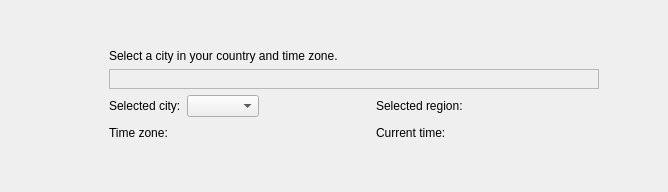
     <widget class="QWidget" name="step_timezone" >
      <layout class="QGridLayout" >
       <property name="margin" >
        <number>9</number>
       </property>
       <property name="spacing" >
        <number>6</number>
       </property>
       <item row="1" column="1" >
        <widget class="QLabel" name="location_label" >
         <property name="sizePolicy" >
          <sizepolicy>
           <hsizetype>5</hsizetype>
           <vsizetype>0</vsizetype>
           <horstretch>0</horstretch>
           <verstretch>0</verstretch>
          </sizepolicy>
         </property>
         <property name="text" >
          <string>Select a city in your country and time zone.</string>
         </property>
        </widget>
       </item>
       <item row="2" column="1" >
        <widget class="QFrame" name="map_frame" >
         <property name="frameShape" >
          <enum>QFrame::StyledPanel</enum>
         </property>
         <property name="frameShadow" >
          <enum>QFrame::Raised</enum>
         </property>
        </widget>
       </item>
       <item row="2" column="2" >
        <spacer>
         <property name="orientation" >
          <enum>Qt::Horizontal</enum>
         </property>
         <property name="sizeType" >
          <enum>QSizePolicy::Fixed</enum>
         </property>
         <property name="sizeHint" >
          <size>
           <width>60</width>
           <height>20</height>
          </size>
         </property>
        </spacer>
       </item>
       <item row="2" column="0" >
        <spacer>
         <property name="orientation" >
          <enum>Qt::Horizontal</enum>
         </property>
         <property name="sizeType" >
          <enum>QSizePolicy::Fixed</enum>
         </property>
         <property name="sizeHint" >
          <size>
           <width>100</width>
           <height>20</height>
          </size>
         </property>
        </spacer>
       </item>
       <item row="3" column="1" >
        <layout class="QGridLayout" >
         <property name="margin" >
          <number>0</number>
         </property>
         <property name="spacing" >
          <number>6</number>
         </property>
         <item row="0" column="0" >
          <widget class="QLabel" name="city_label" >
           <property name="sizePolicy" >
            <sizepolicy>
             <hsizetype>5</hsizetype>
             <vsizetype>0</vsizetype>
             <horstretch>0</horstretch>
             <verstretch>0</verstretch>
            </sizepolicy>
           </property>
           <property name="text" >
            <string>Selected city:</string>
           </property>
          </widget>
         </item>
         <item row="0" column="1" >
          <widget class="QComboBox" name="city_combo" >
           <property name="sizePolicy" >
            <sizepolicy>
             <hsizetype>7</hsizetype>
             <vsizetype>0</vsizetype>
             <horstretch>0</horstretch>
             <verstretch>0</verstretch>
            </sizepolicy>
           </property>
          </widget>
         </item>
         <item row="0" column="4" >
          <widget class="QLabel" name="region_selected_label" >
           <property name="sizePolicy" >
            <sizepolicy>
             <hsizetype>5</hsizetype>
             <vsizetype>0</vsizetype>
             <horstretch>0</horstretch>
             <verstretch>0</verstretch>
            </sizepolicy>
           </property>
           <property name="text" >
            <string/>
           </property>
          </widget>
         </item>
         <item row="1" column="0" >
          <widget class="QLabel" name="tz_label" >
           <property name="sizePolicy" >
            <sizepolicy>
             <hsizetype>5</hsizetype>
             <vsizetype>0</vsizetype>
             <horstretch>0</horstretch>
             <verstretch>0</verstretch>
            </sizepolicy>
           </property>
           <property name="text" >
            <string>Time zone:</string>
           </property>
          </widget>
         </item>
         <item row="1" column="1" >
          <widget class="QLabel" name="tz_selected_label" >
           <property name="sizePolicy" >
            <sizepolicy>
             <hsizetype>5</hsizetype>
             <vsizetype>0</vsizetype>
             <horstretch>0</horstretch>
             <verstretch>0</verstretch>
            </sizepolicy>
           </property>
           <property name="text" >
            <string/>
           </property>
          </widget>
         </item>
         <item row="0" column="3" >
          <widget class="QLabel" name="region_label" >
           <property name="sizePolicy" >
            <sizepolicy>
             <hsizetype>5</hsizetype>
             <vsizetype>0</vsizetype>
             <horstretch>0</horstretch>
             <verstretch>0</verstretch>
            </sizepolicy>
           </property>
           <property name="text" >
            <string>Selected region:</string>
           </property>
          </widget>
         </item>
         <item row="1" column="2" >
          <spacer>
           <property name="orientation" >
            <enum>Qt::Horizontal</enum>
           </property>
           <property name="sizeHint" >
            <size>
             <width>111</width>
             <height>20</height>
            </size>
           </property>
          </spacer>
         </item>
         <item row="1" column="3" >
          <widget class="QLabel" name="time_label" >
           <property name="sizePolicy" >
            <sizepolicy>
             <hsizetype>5</hsizetype>
             <vsizetype>0</vsizetype>
             <horstretch>0</horstretch>
             <verstretch>0</verstretch>
            </sizepolicy>
           </property>
           <property name="text" >
            <string>Current time:</string>
           </property>
          </widget>
         </item>
         <item row="1" column="4" >
          <widget class="QLabel" name="time_current_label" >
           <property name="sizePolicy" >
            <sizepolicy>
             <hsizetype>5</hsizetype>
             <vsizetype>0</vsizetype>
             <horstretch>0</horstretch>
             <verstretch>0</verstretch>
            </sizepolicy>
           </property>
           <property name="text" >
            <string/>
           </property>
          </widget>
         </item>
         <item row="1" column="5" colspan="2" >
          <spacer>
           <property name="orientation" >
            <enum>Qt::Horizontal</enum>
           </property>
           <property name="sizeHint" >
            <size>
             <width>31</width>
             <height>20</height>
            </size>
           </property>
          </spacer>
         </item>
         <item row="0" column="5" >
          <spacer>
           <property name="orientation" >
            <enum>Qt::Horizontal</enum>
           </property>
           <property name="sizeHint" >
            <size>
             <width>111</width>
             <height>20</height>
            </size>
           </property>
          </spacer>
         </item>
        </layout>
       </item>
       <item row="4" column="1" >
        <spacer>
         <property name="orientation" >
          <enum>Qt::Vertical</enum>
         </property>
         <property name="sizeType" >
          <enum>QSizePolicy::Fixed</enum>
         </property>
         <property name="sizeHint" >
          <size>
           <width>20</width>
           <height>40</height>
          </size>
         </property>
        </spacer>
       </item>
       <item row="0" column="1" >
        <spacer>
         <property name="orientation" >
          <enum>Qt::Vertical</enum>
         </property>
         <property name="sizeType" >
          <enum>QSizePolicy::Fixed</enum>
         </property>
         <property name="sizeHint" >
          <size>
           <width>20</width>
           <height>40</height>
          </size>
         </property>
        </spacer>
       </item>
      </layout>
     </widget>
